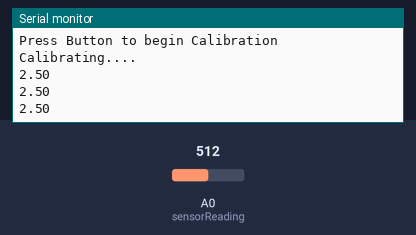
Bench run of a sketch on a simulated Arduino Uno, built with avr-gcc and run on an emulated ATmega328P. Shown: the last lines printed to the serial monitor. The inputs (shaded band) are chosen by the test bench; at power-on: A0 (sensorReading) = 512.

Above: at 1.9 s.
2.0 s: A0 (sensorReading) set to 716
At 2.7 s:
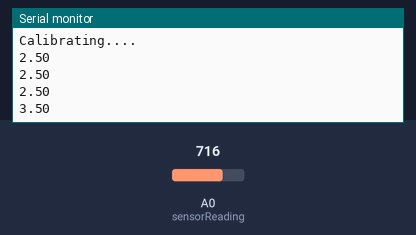
3.5 s: A0 (sensorReading) set to 900
At 4.2 s:
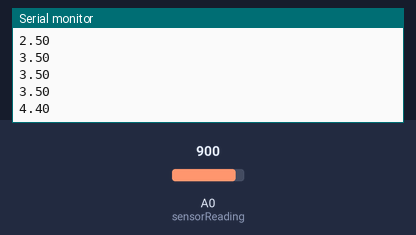
Timing chart, 0 to 6.5 s (numbered marks = the images above; inputs shaded):
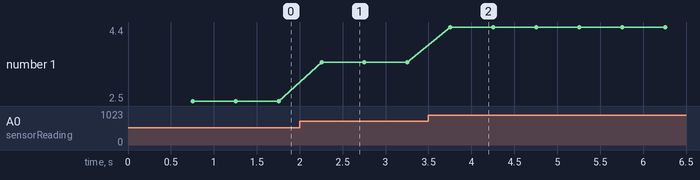

Measured:
- after the input at 2.0 s, the serial monitor: prints a new line after 0.25 s (image 1)
- after the input at 3.5 s, the serial monitor: prints a new line after 0.26 s (image 2)
- plotted number 1: 2.5 → 3.5 after the input at 2.0 s, 3.5 → 4.4 after the input at 3.5 s

The sketch:

photosensor.ino
```cpp
#define SampleSize 15
int DrPin = 10;
double Reading[15];
double CleanAvg;
double calibration;
double displayValue;
void setup() {
  // put your setup code here, to run once:
  pinMode(DrPin,INPUT);
  Serial.begin(9600);
  Serial.println("Press Button to begin Calibration");
//  while(digitalRead(DrPin) == LOW){
//    digitalRead(DrPin);
//  }
  Serial.println("Calibrating....");
  for(int f= 0; f<SampleSize; f++){
    calibration += analogRead(A0);
    delay(50);
  }
  calibration = calibration/SampleSize;
}

void loop() {
  // put your main code here, to run repeatedly:
//  displayValue = sensorReading()/calibration * 5
//  Serial.print(sensorReading()/calibration * 5,5);
//  Serial.println("cm");
//  delay(500);
  double voltage = analogRead(A0) * (5.0/1023.0);
  Serial.println(voltage);
  delay(500);

}
double sensorReading(){
  double sampleAvg = analogRead(A0);
  for(int i = 0; i< 15; i++){
    Reading[i] = analogRead(A0);
    delay(50);
    if(Reading[i] < sampleAvg + 1 && Reading[i] > sampleAvg-1){
      sampleAvg += Reading[i];
      sampleAvg = sampleAvg/2.00;
    }
  }

  return sampleAvg;
}
```
